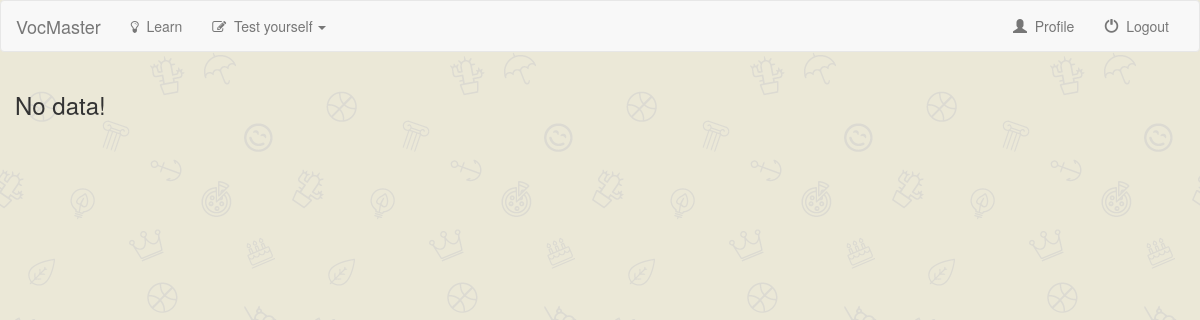
The page /json/results/ (signed in) on the database as committed earlier.
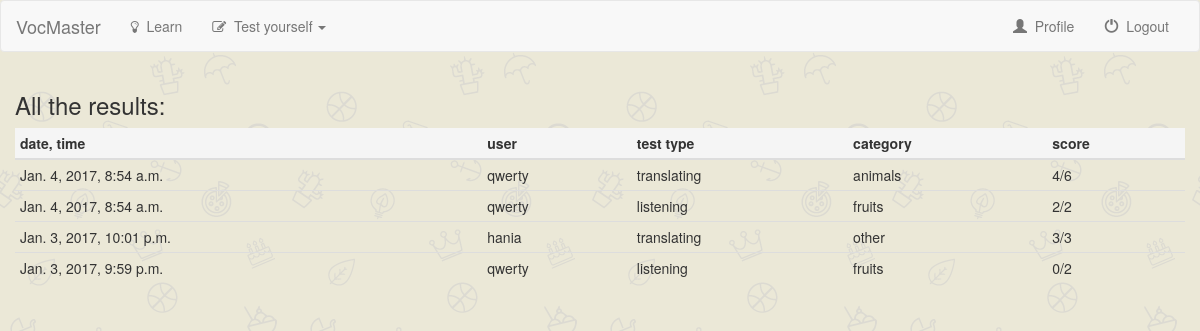
The same page on the database as committed later.
### vocabulary/models.py (models this page shows, shortened)
class Result(models.Model):
    user_id = models.ForeignKey(User, on_delete=models.CASCADE, null=True, blank=True)
    test_type = models.CharField(max_length=30, blank=True)
    category = models.CharField(max_length=30)
    date = models.DateTimeField(auto_now_add=True, null=True, blank=True)
    score = models.IntegerField(default=0)
    max_possible = models.IntegerField(default=0)

### vocabulary/views.py (the view)
# urls.py: url(r'^json/results/', views.json_results, name='json_results'),
@csrf_exempt
def json_results(request):
    if not request.user.is_authenticated():
        return redirect('vocabulary:index')
    else:
        if request.POST:
            data = request.POST
            query = Result(user_id=User.objects.get(id=request.user.id), category=data['category'],
                           test_type=data['test_type'], score=data['score'], max_possible=data['max_possible'])
            query.save()
            return redirect('vocabulary:index')  # why does it not redirect?
        else:
            my_data = Result.objects.all()
            my_data = list(reversed(my_data))
            count = len(my_data)
            return render(request, 'vocabulary/json_results.html', {'current_data': my_data, 'count': count})

### vocabulary/templates/vocabulary/json_results.html (shortened to what this page needs)
{% extends 'vocabulary/base.html' %}
{% block body %}
    <div class="container-fluid">
    {% if current_data %}
        <h3>All the results:</h3>
        <table class="table table-condensed table-hover">
            <thead>
            <tr class="active">
                <th>date, time</th>
                <th>user</th>
                <th>test type</th>
                <th>category</th>
                <th>score</th>
            </tr>
            </thead>
            <tbody>
            {% for data in current_data %}
                <tr>
                    <td>{{ data.date }}</td>
                    <td>{{ data.user_id }}</td>
                    <td>{{ data.test_type }}</td>
                    <td>{{ data.category }}</td>
                    <td>{{ data.score }}/{{ data.max_possible }}</td>
                </tr>
            {% endfor %}
            </tbody>
        </table>
    {% else %}
        <h3> No data! </h3>
    {% endif %}
{% endblock body %}

### vocabulary/templates/vocabulary/base.html (shortened to what this page needs)
<!DOCTYPE html>
<html lang="en">
<head>
    {% load staticfiles %}
    <link rel="stylesheet" href="https://maxcdn.bootstrapcdn.com/bootstrap/3.3.6/css/bootstrap.min.css"/>
    <link rel="stylesheet" type="text/css" href="{% static 'vocabulary/style.css' %}"/>
    <link href="{% static 'vocabulary/font-awesome/css/font-awesome.min.css' %}" rel="stylesheet">
</head>
<body>
<nav class="navbar navbar-default">
    <div class="container-fluid">
        <div class="navbar-header">
            <a class="navbar-brand" href="{% url 'vocabulary:index' %}">VocMaster</a>
        </div>
        <div class="collapse navbar-collapse" id="topNavBar">
            <ul class="nav navbar-nav">
                {% with url_name=request.resolver_match.url_name %}
                    <li class="{% if url_name == 'learning' %}active{% endif %}">
                        <a href="{% url 'vocabulary:learning' %}">
                            <span class="fa fa-lightbulb-o"></span>&nbsp; Learn
                        </a>
                    </li>
                    <li class="dropdown">
                        <a href="#" class="dropdown-toggle" data-toggle="dropdown">
                            <span class="fa fa-edit"></span>&nbsp; Test yourself <span class="caret"></span>
                        </a>
                    </li>
                {% endwith %}
            </ul>
            <ul class="nav navbar-nav navbar-right">
                {% with url_name=request.resolver_match.url_name %}
                <li class="{% if url_name == 'profile' %}active{% endif %}">
                    <a href="{% url 'vocabulary:profile' %}">
                        <span class="glyphicon glyphicon-user"></span>&nbsp; Profile
                    </a>
                </li>
                {% endwith %}
                <li>
                    <a href="{% url 'vocabulary:logging_out' %}">
                        <span class="glyphicon glyphicon-off" aria-hidden="true"></span>&nbsp; Logout
                    </a>
                </li>
            </ul>
        </div>
    </div>
</nav>
{% block body %}
{% endblock %}
</body>
</html>

### vocabulary/static/vocabulary/style.css (style rules this page uses)
body { background-image: url('/static/vocabulary/pictures/giftly_background.png'); }

Rows that differ between the two databases and show on the page:
added Result: date "Jan. 4, 2017, 8:54 a.m.", user_id "qwerty", test_type "translating", category "animals", score "4", max_possible "6"
added Result: date "Jan. 4, 2017, 8:54 a.m.", user_id "qwerty", test_type "listening", category "fruits", score "2", max_possible "2"
added Result: date "Jan. 3, 2017, 10:01 p.m.", user_id "hania", test_type "translating", category "other", score "3", max_possible "3"
added Result: date "Jan. 3, 2017, 9:59 p.m.", user_id "qwerty", test_type "listening", category "fruits", score "0", max_possible "2"
Other text that changed with them:
text no longer shown: "No data!"
text now shown: "All the results: date, time user test type category score"
